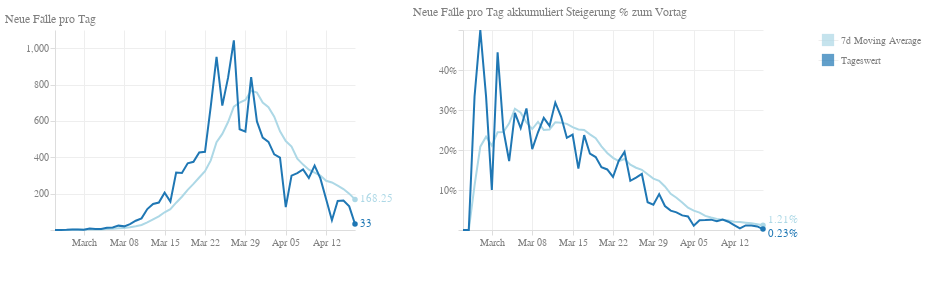

Notebook source saved alongside this figure:
### Code cell
c2a_base = alt.Chart(df, width=300, height=200
).transform_timeunit(
    date='yearmonthdate(dataTime)'
).transform_aggregate(
    max_total_confirmed='max(total_confirmed)',
    groupby=['date']
).transform_window(
    rolling_max='max(max_total_confirmed)',
    rolling_min='min(max_total_confirmed)',
    frame=[-1, 0]
).transform_calculate(
    diff='datum.rolling_max - datum.rolling_min'
)

day = c2a_base.mark_line(
    color='#1f77b4',
    size=2
).encode(
    alt.X('date:T', title=''),
    alt.Y('diff:Q', title=''),
    tooltip=['date:T', 'diff:Q']
)

c2a_the_tooltip = c2a_base.mark_circle(
    color='#1f77b4',
    size=200,
    opacity=0
).encode(
    alt.X('date:T', title=''),
    alt.Y('diff:Q', title=''),
    tooltip=[alt.Tooltip('date:T', title='Datum'), alt.Tooltip('diff:Q', title='Neue Fälle')]
)

c2a_the_highlight = c2a_base.transform_window(
    sort=[alt.SortField("date", order="descending")], 
    rank="rank(date)"
).transform_filter(
    alt.datum.rank == 1
)

c2a_the_text = c2a_the_highlight.mark_text(
    align='left',
    color='#1f77b4',
    dx=5
).encode(
    alt.X('date:T'),
    alt.Y('diff:Q', title=''),
    text=alt.Text("diff:Q")
)

c2a_the_mark = c2a_the_highlight.mark_circle(
    color='#1f77b4',
    opacity=1
).encode(
    alt.X('date:T'),
    alt.Y('diff:Q', title=''),
)

ma_base = c2a_base.transform_window(
    rolling_mean='mean(diff)',
    frame=[-7, 0]
)

ma = ma_base.mark_line(
    color='lightblue',
    size=2
).encode(
    alt.X('date:T', title=''),
    alt.Y('rolling_mean:Q', title=''),
)

c2b_the_tooltip = ma_base.mark_circle(
    color='lightblue',
    size=200,
    opacity=0
).encode(
    alt.X('date:T', title=''),
    alt.Y('rolling_mean:Q', title=''),
    tooltip=[alt.Tooltip('date:T', title='Datum'), alt.Tooltip('diff:Q', title='7d Moving Average')]
)

c2b_the_highlight = ma_base.transform_window(
    sort=[alt.SortField("date", order="descending")], 
    rank="rank(date)"
).transform_filter(
    alt.datum.rank == 1
)

c2b_the_text = c2b_the_highlight.mark_text(
    align='left',
    color='lightblue',
    dx=5
).encode(
    alt.X('date:T'),
    alt.Y('rolling_mean:Q', title=''),
    text=alt.Text("rolling_mean:Q", format=",.2f")
)

c2b_the_mark = c2b_the_highlight.mark_circle(
    color='lightblue',
    opacity=1
).encode(
    alt.X('date:T'),
    alt.Y('rolling_mean:Q', title='')
)

new_cases_by_day = (
    ma + day + c2a_the_text + c2a_the_mark + c2b_the_text + c2b_the_mark + c2b_the_tooltip + c2a_the_tooltip
).properties(title='Neue Fälle pro Tag')

day_percent_base = alt.Chart(df, width=300, height=200
).transform_timeunit(
    date='yearmonthdate(dataTime)'
).transform_aggregate(
    max_total_confirmed='max(total_confirmed)',
    groupby=['date']
).transform_window(
    rolling_max='max(max_total_confirmed)',
    rolling_min='min(max_total_confirmed)',
    frame=[-1, 0]
).transform_calculate(
    diff='(datum.rolling_max - datum.rolling_min) / datum.rolling_max'
)

day_percent = day_percent_base.mark_line(
    color='#1f77b4',
    size=2
).encode(
    alt.X('date:T', title=''),
    alt.Y('diff:Q', axis=alt.Axis(format='%', title='')),
)

p2a_the_tooltip = day_percent_base.mark_circle(
    color='#1f77b4',
    size=200,
    opacity=0
).encode(
    alt.X('date:T', title=''),
    alt.Y('diff:Q', title=''),
    tooltip=[alt.Tooltip('date:T', title='Datum'), alt.Tooltip('diff:Q', title='Steigerung %', format=".2%")]
)

p2a_the_highlight = day_percent_base.transform_window(
    sort=[alt.SortField("date", order="descending")], 
    rank="rank(date)"
).transform_filter(
    alt.datum.rank == 1
)

p2a_the_text = p2a_the_highlight.mark_text(
    align='left',
    color='#1f77b4',
    dx=5,dy=5
).encode(
    alt.X('date:T'),
    alt.Y('diff:Q', title=''),
    text=alt.Text("diff:Q", format=".2%")
)

p2a_the_mark = p2a_the_highlight.mark_circle(
    color='#1f77b4',
    opacity=1
).encode(
    alt.X('date:T'),
    alt.Y('diff:Q', title=''),
)

ma_percent = day_percent_base.transform_window(
    rolling_mean='mean(diff)',
    frame=[-7, 0]
).mark_line(
    color='lightblue',
    size=2
).encode(
    alt.X('date:T', title=''),
    alt.Y('rolling_mean:Q', axis=alt.Axis(format='%', title='')),
)

map2b_the_tooltip = ma_percent.mark_circle(
    color='lightblue',
    size=200,
    opacity=0
).encode(
    alt.X('date:T', title=''),
    alt.Y('rolling_mean:Q', title=''),
    tooltip=[alt.Tooltip('date:T', title='Datum'), alt.Tooltip('rolling_mean:Q', title='7d Moving Average', format=".2%")]
)


map2b_the_highlight = ma_percent.transform_window(
    sort=[alt.SortField("date", order="descending")], 
    rank="rank(date)"
).transform_filter(
    alt.datum.rank == 1
)

map2b_the_text = map2b_the_highlight.mark_text(
    align='left',
    color='lightblue',
    dx=5,dy=-5
).encode(
    alt.X('date:T'),
    alt.Y('rolling_mean:Q', title=''),
    text=alt.Text("rolling_mean:Q", format=".2%")
)

map2b_the_mark = map2b_the_highlight.mark_circle(
    color='lightblue',
    opacity=1
).encode(
    alt.X('date:T'),
    alt.Y('rolling_mean:Q', title='')
)

new_cases_percent_by_day = (
    ma_percent + day_percent + map2b_the_text + map2b_the_mark + p2a_the_text + p2a_the_mark + map2b_the_tooltip + p2a_the_tooltip
).properties(title='Neue Fälle pro Tag akkumuliert Steigerung % zum Vortag')

legendData = pd.DataFrame({
    'label': ['Tageswert', '7d Moving Average'],
    'color': ['#1f77b4', 'lightblue']
})

legend = alt.Chart(legendData).mark_square(size=150).encode(
    y=alt.Y(
        'label:N',
        axis=alt.Axis(domain=False, ticks=False, orient='right'), title=None
    ),
    color=alt.Color('color', legend=None)
)

chart_2_legendDomain = ['Tageswert', '7d Moving Average']
chart_2_legendColors = ['#1f77b4', 'lightblue']
chart_2_legendData = pd.DataFrame({
    'label': chart_2_legendDomain
})

legend2 = alt.Chart(chart_2_legendData).mark_square(size=150).encode(
    y=alt.Y(
        'label:N',
        axis=alt.Axis(domain=False, ticks=False, orient='right'),
        title=None
    ),
    color=alt.Color(
        'label',
        scale=alt.Scale(domain=chart_2_legendDomain,range=chart_2_legendColors),
        legend=None
    )
)

chart_2 = (new_cases_by_day | new_cases_percent_by_day | legend2).configure_axis(
    grid=True,
    gridColor="#eee",
    domainColor="#ddd",
    tickColor="#ddd",
    labelColor="gray",
    labelBound=True,
    minExtent=50
).configure_view(
    strokeWidth=0
).configure_title(
    fontSize=12,
    fontWeight='normal',
    anchor='start',
    color='gray'
)
chart_2

### Figure 1 — Vega-Lite specification as saved in the notebook (floating-point values rounded to 4 significant figures)
{"config": {"view": {"continuousWidth": 400, "continuousHeight": 300, "strokeWidth": 0}, "axis": {"domainColor": "#ddd", "grid": true, "gridColor": "#eee", "labelBound": true, "labelColor": "gray", "minExtent": 50, "tickColor": "#ddd"}, "title": {"anchor": "start", "color": "gray", "fontSize": 12, "fontWeight": "normal"}}, "hconcat": [{"layer": [{"mark": {"type": "line", "color": "lightblue", "size": 2}, "encoding": {"x": {"type": "temporal", "field": "date", "title": ""}, "y": {"type": "quantitative", "field": "rolling_mean", "title": ""}}, "height": 200, "transform": [{"field": "dataTime", "timeUnit": "yearmonthdate", "as": "date"}, {"aggregate": [{"op": "max", "field": "total_confirmed", "as": "max_total_confirmed"}], "groupby": ["date"]}, {"window": [{"op": "max", "field": "max_total_confirmed", "as": "rolling_max"}, {"op": "min", "field": "max_total_confirmed", "as": "rolling_min"}], "frame": [-1, 0]}, {"calculate": "datum.rolling_max - datum.rolling_min", "as": "diff"}, {"window": [{"op": "mean", "field": "diff", "as": "rolling_mean"}], "frame": [-7, 0]}], "width": 300}, {"mark": {"type": "line", "color": "#1f77b4", "size": 2}, "encoding": {"tooltip": [{"type": "temporal", "field": "date"}, {"type": "quantitative", "field": "diff"}], "x": {"type": "temporal", "field": "date", "title": ""}, "y": {"type": "quantitative", "field": "diff", "title": ""}}, "height": 200, "transform": [{"field": "dataTime", "timeUnit": "yearmonthdate", "as": "date"}, {"aggregate": [{"op": "max", "field": "total_confirmed", "as": "max_total_confirmed"}], "groupby": ["date"]}, {"window": [{"op": "max", "field": "max_total_confirmed", "as": "rolling_max"}, {"op": "min", "field": "max_total_confirmed", "as": "rolling_min"}], "frame": [-1, 0]}, {"calculate": "datum.rolling_max - datum.rolling_min", "as": "diff"}], "width": 300}, {"mark": {"type": "text", "align": "left", "color": "#1f77b4", "dx": 5}, "encoding": {"text": {"type": "quantitative", "field": "diff"}, "x": {"type": "temporal", "field": "date"}, "y": {"type": "quantitative", "field": "diff", "title": ""}}, "height": 200, "transform": [{"field": "dataTime", "timeUnit": "yearmonthdate", "as": "date"}, {"aggregate": [{"op": "max", "field": "total_confirmed", "as": "max_total_confirmed"}], "groupby": ["date"]}, {"window": [{"op": "max", "field": "max_total_confirmed", "as": "rolling_max"}, {"op": "min", "field": "max_total_confirmed", "as": "rolling_min"}], "frame": [-1, 0]}, {"calculate": "datum.rolling_max - datum.rolling_min", "as": "diff"}, {"window": [{"op": "rank", "field": "date", "as": "rank"}], "sort": [{"field": "date", "order": "descending"}]}, {"filter": "(datum.rank === 1)"}], "width": 300}, {"mark": {"type": "circle", "color": "#1f77b4", "opacity": 1}, "encoding": {"x": {"type": "temporal", "field": "date"}, "y": {"type": "quantitative", "field": "diff", "title": ""}}, "height": 200, "transform": [{"field": "dataTime", "timeUnit": "yearmonthdate", "as": "date"}, {"aggregate": [{"op": "max", "field": "total_confirmed", "as": "max_total_confirmed"}], "groupby": ["date"]}, {"window": [{"op": "max", "field": "max_total_confirmed", "as": "rolling_max"}, {"op": "min", "field": "max_total_confirmed", "as": "rolling_min"}], "frame": [-1, 0]}, {"calculate": "datum.rolling_max - datum.rolling_min", "as": "diff"}, {"window": [{"op": "rank", "field": "date", "as": "rank"}], "sort": [{"field": "date", "order": "descending"}]}, {"filter": "(datum.rank === 1)"}], "width": 300}, {"mark": {"type": "text", "align": "left", "color": "lightblue", "dx": 5}, "encoding": {"text": {"type": "quantitative", "field": "rolling_mean", "format": ",.2f"}, "x": {"type": "temporal", "field": "date"}, "y": {"type": "quantitative", "field": "rolling_mean", "title": ""}}, "height": 200, "transform": [{"field": "dataTime", "timeUnit": "yearmonthdate", "as": "date"}, {"aggregate": [{"op": "max", "field": "total_confirmed", "as": "max_total_confirmed"}], "groupby": ["date"]}, {"window": [{"op": "max", "field": "max_total_confirmed", "as": "rolling_max"}, {"op": "min", "field": "max_total_confirmed", "as": "rolling_min"}], "frame": [-1, 0]}, {"calculate": "datum.rolling_max - datum.rolling_min", "as": "diff"}, {"window": [{"op": "mean", "field": "diff", "as": "rolling_mean"}], "frame": [-7, 0]}, {"window": [{"op": "rank", "field": "date", "as": "rank"}], "sort": [{"field": "date", "order": "descending"}]}, {"filter": "(datum.rank === 1)"}], "width": 300}, {"mark": {"type": "circle", "color": "lightblue", "opacity": 1}, "encoding": {"x": {"type": "temporal", "field": "date"}, "y": {"type": "quantitative", "field": "rolling_mean", "title": ""}}, "height": 200, "transform": [{"field": "dataTime", "timeUnit": "yearmonthdate", "as": "date"}, {"aggregate": [{"op": "max", "field": "total_confirmed", "as": "max_total_confirmed"}], "groupby": ["date"]}, {"window": [{"op": "max", "field": "max_total_confirmed", "as": "rolling_max"}, {"op": "min", "field": "max_total_confirmed", "as": "rolling_min"}], "frame": [-1, 0]}, {"calculate": "datum.rolling_max - datum.rolling_min", "as": "diff"}, {"window": [{"op": "mean", "field": "diff", "as": "rolling_mean"}], "frame": [-7, 0]}, {"window": [{"op": "rank", "field": "date", "as": "rank"}], "sort": [{"field": "date", "order": "descending"}]}, {"filter": "(datum.rank === 1)"}], "width": 300}, {"mark": {"type": "circle", "color": "lightblue", "opacity": 0, "size": 200}, "encoding": {"tooltip": [{"type": "temporal", "field": "date", "title": "Datum"}, {"type": "quantitative", "field": "diff", "title": "7d Moving Average"}], "x": {"type": "temporal", "field": "date", "title": ""}, "y": {"type": "quantitative", "field": "rolling_mean", "title": ""}}, "height": 200, "transform": [{"field": "dataTime", "timeUnit": "yearmonthdate", "as": "date"}, {"aggregate": [{"op": "max", "field": "total_confirmed", "as": "max_total_confirmed"}], "groupby": ["date"]}, {"window": [{"op": "max", "field": "max_total_confirmed", "as": "rolling_max"}, {"op": "min", "field": "max_total_confirmed", "as": "rolling_min"}], "frame": [-1, 0]}, {"calculate": "datum.rolling_max - datum.rolling_min", "as": "diff"}, {"window": [{"op": "mean", "field": "diff", "as": "rolling_mean"}], "frame": [-7, 0]}], "width": 300}, {"mark": {"type": "circle", "color": "#1f77b4", "opacity": 0, "size": 200}, "encoding": {"tooltip": [{"type": "temporal", "field": "date", "title": "Datum"}, {"type": "quantitative", "field": "diff", "title": "Neue Fälle"}], "x": {"type": "temporal", "field": "date", "title": ""}, "y": {"type": "quantitative", "field": "diff", "title": ""}}, "height": 200, "transform": [{"field": "dataTime", "timeUnit": "yearmonthdate", "as": "date"}, {"aggregate": [{"op": "max", "field": "total_confirmed", "as": "max_total_confirmed"}], "groupby": ["date"]}, {"window": [{"op": "max", "field": "max_total_confirmed", "as": "rolling_max"}, {"op": "min", "field": "max_total_confirmed", "as": "rolling_min"}], "frame": [-1, 0]}, {"calculate": "datum.rolling_max - datum.rolling_min", "as": "diff"}], "width": 300}], "title": "Neue Fälle pro Tag"}, {"layer": [{"mark": {"type": "line", "color": "lightblue", "size": 2}, "encoding": {"x": {"type": "temporal", "field": "date", "title": ""}, "y": {"type": "quantitative", "axis": {"format": "%", "title": ""}, "field": "rolling_mean"}}, "height": 200, "transform": [{"field": "dataTime", "timeUnit": "yearmonthdate", "as": "date"}, {"aggregate": [{"op": "max", "field": "total_confirmed", "as": "max_total_confirmed"}], "groupby": ["date"]}, {"window": [{"op": "max", "field": "max_total_confirmed", "as": "rolling_max"}, {"op": "min", "field": "max_total_confirmed", "as": "rolling_min"}], "frame": [-1, 0]}, {"calculate": "(datum.rolling_max - datum.rolling_min) / datum.rolling_max", "as": "diff"}, {"window": [{"op": "mean", "field": "diff", "as": "rolling_mean"}], "frame": [-7, 0]}], "width": 300}, {"mark": {"type": "line", "color": "#1f77b4", "size": 2}, "encoding": {"x": {"type": "temporal", "field": "date", "title": ""}, "y": {"type": "quantitative", "axis": {"format": "%", "title": ""}, "field": "diff"}}, "height": 200, "transform": [{"field": "dataTime", "timeUnit": "yearmonthdate", "as": "date"}, {"aggregate": [{"op": "max", "field": "total_confirmed", "as": "max_total_confirmed"}], "groupby": ["date"]}, {"window": [{"op": "max", "field": "max_total_confirmed", "as": "rolling_max"}, {"op": "min", "field": "max_total_confirmed", "as": "rolling_min"}], "frame": [-1, 0]}, {"calculate": "(datum.rolling_max - datum.rolling_min) / datum.rolling_max", "as": "diff"}], "width": 300}, {"mark": {"type": "text", "align": "left", "color": "lightblue", "dx": 5, "dy": -5}, "encoding": {"text": {"type": "quantitative", "field": "rolling_mean", "format": ".2%"}, "x": {"type": "temporal", "field": "date"}, "y": {"type": "quantitative", "field": "rolling_mean", "title": ""}}, "height": 200, "transform": [{"field": "dataTime", "timeUnit": "yearmonthdate", "as": "date"}, {"aggregate": [{"op": "max", "field": "total_confirmed", "as": "max_total_confirmed"}], "groupby": ["date"]}, {"window": [{"op": "max", "field": "max_total_confirmed", "as": "rolling_max"}, {"op": "min", "field": "max_total_confirmed", "as": "rolling_min"}], "frame": [-1, 0]}, {"calculate": "(datum.rolling_max - datum.rolling_min) / datum.rolling_max", "as": "diff"}, {"window": [{"op": "mean", "field": "diff", "as": "rolling_mean"}], "frame": [-7, 0]}, {"window": [{"op": "rank", "field": "date", "as": "rank"}], "sort": [{"field": "date", "order": "descending"}]}, {"filter": "(datum.rank === 1)"}], "width": 300}, {"mark": {"type": "circle", "color": "lightblue", "opacity": 1}, "encoding": {"x": {"type": "temporal", "field": "date"}, "y": {"type": "quantitative", "field": "rolling_mean", "title": ""}}, "height": 200, "transform": [{"field": "dataTime", "timeUnit": "yearmonthdate", "as": "date"}, {"aggregate": [{"op": "max", "field": "total_confirmed", "as": "max_total_confirmed"}], "groupby": ["date"]}, {"window": [{"op": "max", "field": "max_total_confirmed", "as": "rolling_max"}, {"op": "min", "field": "max_total_confirmed", "as": "rolling_min"}], "frame": [-1, 0]}, {"calculate": "(datum.rolling_max - datum.rolling_min) / datum.rolling_max", "as": "diff"}, {"window": [{"op": "mean", "field": "diff", "as": "rolling_mean"}], "frame": [-7, 0]}, {"window": [{"op": "rank", "field": "date", "as": "rank"}], "sort": [{"field": "date", "order": "descending"}]}, {"filter": "(datum.rank === 1)"}], "width": 300}, {"mark": {"type": "text", "align": "left", "color": "#1f77b4", "dx": 5, "dy": 5}, "encoding": {"text": {"type": "quantitative", "field": "diff", "format": ".2%"}, "x": {"type": "temporal", "field": "date"}, "y": {"type": "quantitative", "field": "diff", "title": ""}}, "height": 200, "transform": [{"field": "dataTime", "timeUnit": "yearmonthdate", "as": "date"}, {"aggregate": [{"op": "max", "field": "total_confirmed", "as": "max_total_confirmed"}], "groupby": ["date"]}, {"window": [{"op": "max", "field": "max_total_confirmed", "as": "rolling_max"}, {"op": "min", "field": "max_total_confirmed", "as": "rolling_min"}], "frame": [-1, 0]}, {"calculate": "(datum.rolling_max - datum.rolling_min) / datum.rolling_max", "as": "diff"}, {"window": [{"op": "rank", "field": "date", "as": "rank"}], "sort": [{"field": "date", "order": "descending"}]}, {"filter": "(datum.rank === 1)"}], "width": 300}, {"mark": {"type": "circle", "color": "#1f77b4", "opacity": 1}, "encoding": {"x": {"type": "temporal", "field": "date"}, "y": {"type": "quantitative", "field": "diff", "title": ""}}, "height": 200, "transform": [{"field": "dataTime", "timeUnit": "yearmonthdate", "as": "date"}, {"aggregate": [{"op": "max", "field": "total_confirmed", "as": "max_total_confirmed"}], "groupby": ["date"]}, {"window": [{"op": "max", "field": "max_total_confirmed", "as": "rolling_max"}, {"op": "min", "field": "max_total_confirmed", "as": "rolling_min"}], "frame": [-1, 0]}, {"calculate": "(datum.rolling_max - datum.rolling_min) / datum.rolling_max", "as": "diff"}, {"window": [{"op": "rank", "field": "date", "as": "rank"}], "sort": [{"field": "date", "order": "descending"}]}, {"filter": "(datum.rank === 1)"}], "width": 300}, {"mark": {"type": "circle", "color": "lightblue", "opacity": 0, "size": 200}, "encoding": {"tooltip": [{"type": "temporal", "field": "date", "title": "Datum"}, {"type": "quantitative", "field": "rolling_mean", "format": ".2%", "title": "7d Moving Average"}], "x": {"type": "temporal", "field": "date", "title": ""}, "y": {"type": "quantitative", "field": "rolling_mean", "title": ""}}, "height": 200, "transform": [{"field": "dataTime", "timeUnit": "yearmonthdate", "as": "date"}, {"aggregate": [{"op": "max", "field": "total_confirmed", "as": "max_total_confirmed"}], "groupby": ["date"]}, {"window": [{"op": "max", "field": "max_total_confirmed", "as": "rolling_max"}, {"op": "min", "field": "max_total_confirmed", "as": "rolling_min"}], "frame": [-1, 0]}, {"calculate": "(datum.rolling_max - datum.rolling_min) / datum.rolling_max", "as": "diff"}, {"window": [{"op": "mean", "field": "diff", "as": "rolling_mean"}], "frame": [-7, 0]}], "width": 300}, {"mark": {"type": "circle", "color": "#1f77b4", "opacity": 0, "size": 200}, "encoding": {"tooltip": [{"type": "temporal", "field": "date", "title": "Datum"}, {"type": "quantitative", "field": "diff", "format": ".2%", "title": "Steigerung %"}], "x": {"type": "temporal", "field": "date", "title": ""}, "y": {"type": "quantitative", "field": "diff", "title": ""}}, "height": 200, "transform": [{"field": "dataTime", "timeUnit": "yearmonthdate", "as": "date"}, {"aggregate": [{"op": "max", "field": "total_confirmed", "as": "max_total_confirmed"}], "groupby": ["date"]}, {"window": [{"op": "max", "field": "max_total_confirmed", "as": "rolling_max"}, {"op": "min", "field": "max_total_confirmed", "as": "rolling_min"}], "frame": [-1, 0]}, {"calculate": "(datum.rolling_max - datum.rolling_min) / datum.rolling_max", "as": "diff"}], "width": 300}], "title": "Neue Fälle pro Tag akkumuliert Steigerung % zum Vortag"}, {"data": {"name": "data-793b2339a016668726e02e8737965916"}, "mark": {"type": "square", "size": 150}, "encoding": {"color": {"type": "nominal", "field": "label", "legend": null, "scale": {"domain": ["Tageswert", "7d Moving Average"], "range": ["#1f77b4", "lightblue"]}}, "y": {"type": "nominal", "axis": {"domain": false, "orient": "right", "ticks": false}, "field": "label", "title": null}}}], "data": {"name": "data-c67c4b988d403ccee80ab0ed288602d8"}, "$schema": "https://vega.github.io/schema/vega-lite/v4.8.1.json", "datasets": {"data-c67c4b988d403ccee80ab0ed288602d8": [{"dataTime": "2020-02-25T14:30:00", "total_confirmed": 2, "total_death": 0, "total_recovered": 0.0}, {"dataTime": "2020-02-26T10:00:00", "total_confirmed": 2, "total_death": 0, "total_recovered": 0.0}, {"dataTime": "2020-02-27T17:15:00", "total_confirmed": 3, "total_death": 0, "total_recovered": 0.0}, {"dataTime": "2020-02-28T16:30:00", "total_confirmed": 6, "total_death": 0, "total_recovered": 0.0}, {"dataTime": "2020-02-29T10:45:00", "total_confirmed": 9, "total_death": 0, "total_recovered": 0.0}, {"dataTime": "2020-03-01T12:00:00", "total_confirmed": 10, "total_death": 0, "total_recovered": 0.0}, {"dataTime": "2020-03-02T18:00:00", "total_confirmed": 18, "total_death": 0, "total_recovered": 0.0}, {"dataTime": "2020-03-03T11:30:00", "total_confirmed": 21, "total_death": 0, "total_recovered": 0.0}, {"dataTime": "2020-03-03T16:00:00", "total_confirmed": 24, "total_death": 0, "total_recovered": 0.0}, {"dataTime": "2020-03-04T18:00:00", "total_confirmed": 29, "total_death": 0, "total_recovered": 0.0}, {"dataTime": "2020-03-05T15:00:00", "total_confirmed": 41, "total_death": 0, "total_recovered": 0.0}, {"dataTime": "2020-03-06T15:00:00", "total_confirmed": 55, "total_death": 0, "total_recovered": 0.0}, {"dataTime": "2020-03-07T15:00:00", "total_confirmed": 79, "total_death": 0, "total_recovered": 0.0}, {"dataTime": "2020-03-08T11:45:00", "total_confirmed": 99, "total_death": 0, "total_recovered": 2.0}, {"dataTime": "2020-03-09T15:00:00", "total_confirmed": 131, "total_death": 0, "total_recovered": 2.0}, {"dataTime": "2020-03-10T08:00:00", "total_confirmed": 157, "total_death": 0, "total_recovered": 2.0}, {"dataTime": "2020-03-10T15:00:00", "total_confirmed": 182, "total_death": 0, "total_recovered": 4.0}, {"dataTime": "2020-03-11T08:00:00", "total_confirmed": 206, "total_death": 0, "total_recovered": 4.0}, {"dataTime": "2020-03-11T15:00:00", "total_confirmed": 246, "total_death": 0, "total_recovered": 4.0}, {"dataTime": "2020-03-12T12:30:00", "total_confirmed": 302, "total_death": 1, "total_recovered": 4.0}, {"dataTime": "2020-03-12T15:00:00", "total_confirmed": 361, "total_death": 1, "total_recovered": 4.0}, {"dataTime": "2020-03-13T08:00:00", "total_confirmed": 422, "total_death": 1, "total_recovered": 6.0}, {"dataTime": "2020-03-13T15:00:00", "total_confirmed": 504, "total_death": 1, "total_recovered": 6.0}, {"dataTime": "2020-03-14T08:00:00", "total_confirmed": 602, "total_death": 1, "total_recovered": 6.0}, {"dataTime": "2020-03-14T15:00:00", "total_confirmed": 655, "total_death": 1, "total_recovered": 6.0}, {"dataTime": "2020-03-15T08:00:00", "total_confirmed": 800, "total_death": 1, "total_recovered": 6.0}, {"dataTime": "2020-03-15T15:00:00", "total_confirmed": 860, "total_death": 1, "total_recovered": 6.0}, {"dataTime": "2020-03-16T08:00:00", "total_confirmed": 959, "total_death": 1, "total_recovered": 6.0}, {"dataTime": "2020-03-16T15:00:00", "total_confirmed": 1016, "total_death": 3, "total_recovered": 6.0}, {"dataTime": "2020-03-17T08:00:00", "total_confirmed": 1132, "total_death": 3, "total_recovered": 8.0}, {"dataTime": "2020-03-17T15:00:00", "total_confirmed": 1332, "total_death": 3, "total_recovered": 9.0}, {"dataTime": "2020-03-18T08:00:00", "total_confirmed": 1471, "total_death": 3, "total_recovered": 9.0}, {"dataTime": "2020-03-18T15:00:00", "total_confirmed": 1646, "total_death": 4, "total_recovered": 9.0}, {"dataTime": "2020-03-19T08:00:00", "total_confirmed": 1843, "total_death": 5, "total_recovered": 9.0}, {"dataTime": "2020-03-19T14:30:00", "total_confirmed": 2013, "total_death": 6, "total_recovered": 9.0}, {"dataTime": "2020-03-20T08:00:00", "total_confirmed": 2203, "total_death": 6, "total_recovered": 9.0}, {"dataTime": "2020-03-20T14:30:00", "total_confirmed": 2388, "total_death": 6, "total_recovered": 9.0}, {"dataTime": "2020-03-21T08:00:00", "total_confirmed": 2664, "total_death": 7, "total_recovered": 9.0}, {"dataTime": "2020-03-21T15:00:00", "total_confirmed": 2814, "total_death": 8, "total_recovered": 9.0}, {"dataTime": "2020-03-22T08:00:00", "total_confirmed": 3026, "total_death": 9, "total_recovered": 9.0}, {"dataTime": "2020-03-22T15:00:00", "total_confirmed": 3244, "total_death": 16, "total_recovered": 9.0}, {"dataTime": "2020-03-23T08:00:00", "total_confirmed": 3611, "total_death": 16, "total_recovered": 9.0}, {"dataTime": "2020-03-23T15:00:00", "total_confirmed": 3924, "total_death": 21, "total_recovered": 9.0}, {"dataTime": "2020-03-24T08:00:00", "total_confirmed": 4486, "total_death": 25, "total_recovered": 9.0}, {"dataTime": "2020-03-24T15:00:00", "total_confirmed": 4876, "total_death": 28, "total_recovered": 9.0}, {"dataTime": "2020-03-25T08:00:00", "total_confirmed": 5282, "total_death": 30, "total_recovered": null}, {"dataTime": "2020-03-25T15:00:00", "total_confirmed": 5560, "total_death": 31, "total_recovered": null}, {"dataTime": "2020-03-26T08:00:00", "total_confirmed": 5888, "total_death": 34, "total_recovered": null}, {"dataTime": "2020-03-26T08:00:00", "total_confirmed": 5888, "total_death": 34, "total_recovered": null}, {"dataTime": "2020-03-26T15:00:00", "total_confirmed": 6398, "total_death": 49, "total_recovered": null}, {"dataTime": "2020-03-27T08:00:00", "total_confirmed": 7029, "total_death": 52, "total_recovered": null}, {"dataTime": "2020-03-27T08:00:00", "total_confirmed": 7029, "total_death": 52, "total_recovered": null}, {"dataTime": "2020-03-27T15:00:00", "total_confirmed": 7399, "total_death": 52, "total_recovered": null}, {"dataTime": "2020-03-28T08:00:00", "total_confirmed": 7697, "total_death": 68, "total_recovered": null}, {"dataTime": "2020-03-28T08:00:00", "total_confirmed": 7995, "total_death": 68, "total_recovered": null}, {"dataTime": "2020-03-28T08:00:00", "total_confirmed": 7697, "total_death": 68, "total_recovered": null}, {"dataTime": "2020-03-28T15:00:00", "total_confirmed": 7995, "total_death": 68, "total_recovered": null}, {"dataTime": "2020-03-27T15:00:00", "total_confirmed": 7441, "total_death": 58, "total_recovered": null}, {"dataTime": "2020-03-29T08:00:00", "total_confirmed": 8291, "total_death": 68, "total_recovered": null}, {"dataTime": "2020-03-29T08:00:00", "total_confirmed": 8291, "total_death": 86, "total_recovered": 479.0}, {"dataTime": "2020-03-29T15:00:00", "total_confirmed": 8536, "total_death": 86, "total_recovered": 479.0}, {"dataTime": "2020-03-30T08:00:00", "total_confirmed": 8813, "total_death": 86, "total_recovered": 479.0}, {"dataTime": "2020-03-30T08:00:00", "total_confirmed": 8813, "total_death": 108, "total_recovered": 636.0}, {"dataTime": "2020-03-30T15:00:00", "total_confirmed": 9377, "total_death": 108, "total_recovered": 636.0}, {"dataTime": "2020-03-31T08:00:00", "total_confirmed": 9634, "total_death": 128, "total_recovered": 1095.0}, {"dataTime": "2020-03-31T15:00:00", "total_confirmed": 9974, "total_death": 128, "total_recovered": 1095.0}, {"dataTime": "2020-04-01T08:00:00", "total_confirmed": 10192, "total_death": 128, "total_recovered": 1095.0}, {"dataTime": "2020-04-01T08:00:00", "total_confirmed": 10192, "total_death": 128, "total_recovered": 1095.0}, {"dataTime": "2020-04-01T15:00:00", "total_confirmed": 10482, "total_death": 146, "total_recovered": 1436.0}, {"dataTime": "2020-04-02T08:00:00", "total_confirmed": 10769, "total_death": 158, "total_recovered": 1749.0}, {"dataTime": "2020-04-02T15:00:00", "total_confirmed": 10967, "total_death": 158, "total_recovered": 1749.0}, {"dataTime": "2020-04-03T08:00:00", "total_confirmed": 11171, "total_death": 158, "total_recovered": 1749.0}, {"dataTime": "2020-04-03T08:00:00", "total_confirmed": 11171, "total_death": 158, "total_recovered": 2022.0}, {"dataTime": "2020-04-03T15:00:00", "total_confirmed": 11383, "total_death": 168, "total_recovered": 2022.0}, {"dataTime": "2020-04-04T09:30:00", "total_confirmed": 11781, "total_death": 168, "total_recovered": 2507.0}, {"dataTime": "2020-04-04T15:00:00", "total_confirmed": 11665, "total_death": 186, "total_recovered": 2507.0}, {"dataTime": "2020-04-05T08:00:00", "total_confirmed": 11767, "total_death": 186, "total_recovered": 2507.0}, {"dataTime": "2020-04-05T15:00:00", "total_confirmed": 11907, "total_death": 204, "total_recovered": 2998.0}, {"dataTime": "2020-04-06T08:00:00", "total_confirmed": 12008, "total_death": 204, "total_recovered": 2998.0}, {"dataTime": "2020-04-06T08:00:00", "total_confirmed": 12008, "total_death": 220, "total_recovered": 3463.0}, {"dataTime": "2020-04-06T15:00:00", "total_confirmed": 12206, "total_death": 220, "total_recovered": 3463.0}, {"dataTime": "2020-04-07T08:00:00", "total_confirmed": 12332, "total_death": 220, "total_recovered": 3463.0}, {"dataTime": "2020-04-07T15:00:00", "total_confirmed": 12519, "total_death": 243, "total_recovered": 4046.0}, {"dataTime": "2020-04-08T08:00:00", "total_confirmed": 12675, "total_death": 273, "total_recovered": 4512.0}, {"dataTime": "2020-04-08T08:00:00", "total_confirmed": 12675, "total_death": 273, "total_recovered": 4512.0}, {"dataTime": "2020-04-08T15:00:00", "total_confirmed": 12852, "total_death": 273, "total_recovered": 4512.0}, {"dataTime": "2020-04-09T08:00:00", "total_confirmed": 12969, "total_death": 273, "total_recovered": 4512.0}, {"dataTime": "2020-04-09T08:00:00", "total_confirmed": 12969, "total_death": 295, "total_recovered": 5240.0}, {"dataTime": "2020-04-09T15:00:00", "total_confirmed": 13138, "total_death": 295, "total_recovered": 5240.0}, {"dataTime": "2020-04-10T08:00:00", "total_confirmed": 13271, "total_death": 295, "total_recovered": 5240.0}, {"dataTime": "2020-04-10T08:00:00", "total_confirmed": 13271, "total_death": 319, "total_recovered": 6064.0}, {"dataTime": "2020-04-10T15:00:00", "total_confirmed": 13492, "total_death": 319, "total_recovered": 6064.0}, {"dataTime": "2020-04-11T08:00:00", "total_confirmed": 13561, "total_death": 337, "total_recovered": 6604.0}, {"dataTime": "2020-04-11T15:00:00", "total_confirmed": 13776, "total_death": 337, "total_recovered": 6604.0}, {"dataTime": "2020-04-12T09:30:00", "total_confirmed": 13945, "total_death": 350, "total_recovered": 6987.0}, {"dataTime": "2020-04-12T09:30:00", "total_confirmed": 13945, "total_death": 350, "total_recovered": 6987.0}, {"dataTime": "2020-04-12T15:00:00", "total_confirmed": 13894, "total_death": 350, "total_recovered": 6987.0}, {"dataTime": "2020-04-13T08:00:00", "total_confirmed": 13942, "total_death": 368, "total_recovered": 7343.0}, {"dataTime": "2020-04-13T15:00:00", "total_confirmed": 13999, "total_death": 368, "total_recovered": 7343.0}, {"dataTime": "2020-04-14T08:00:00", "total_confirmed": 14060, "total_death": 384, "total_recovered": 7633.0}, {"dataTime": "2020-04-14T15:00:00", "total_confirmed": 14159, "total_death": 384, "total_recovered": 7633.0}, {"dataTime": "2020-04-15T08:00:00", "total_confirmed": 14246, "total_death": 384, "total_recovered": 7633.0}, {"dataTime": "2020-04-15T15:00:00", "total_confirmed": 14321, "total_death": 393, "total_recovered": 8098.0}, {"dataTime": "2020-04-16T08:00:00", "total_confirmed": 14370, "total_death": 410, "total_recovered": 8986.0}, {"dataTime": "2020-04-16T15:00:00", "total_confirmed": 14451, "total_death": 410, "total_recovered": 8986.0}, {"dataTime": "2020-04-17T08:00:00", "total_confirmed": 14484, "total_death": 431, "total_recovered": 9704.0}], "data-793b2339a016668726e02e8737965916": [{"label": "Tageswert"}, {"label": "7d Moving Average"}]}}
